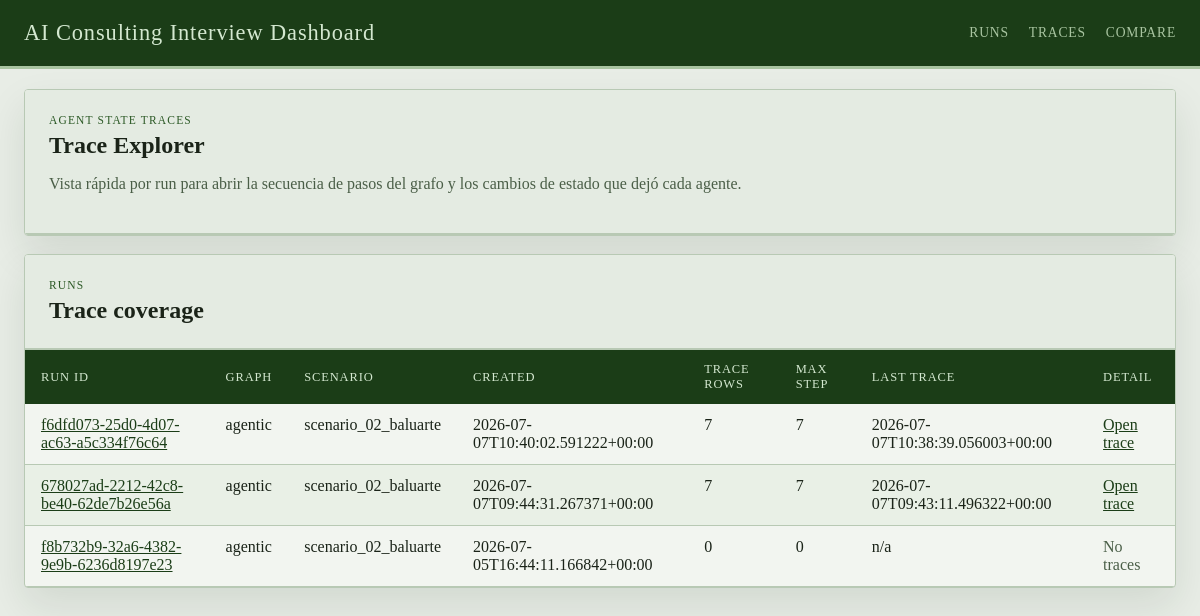
/traces, run on an earlier commit of the app's database.
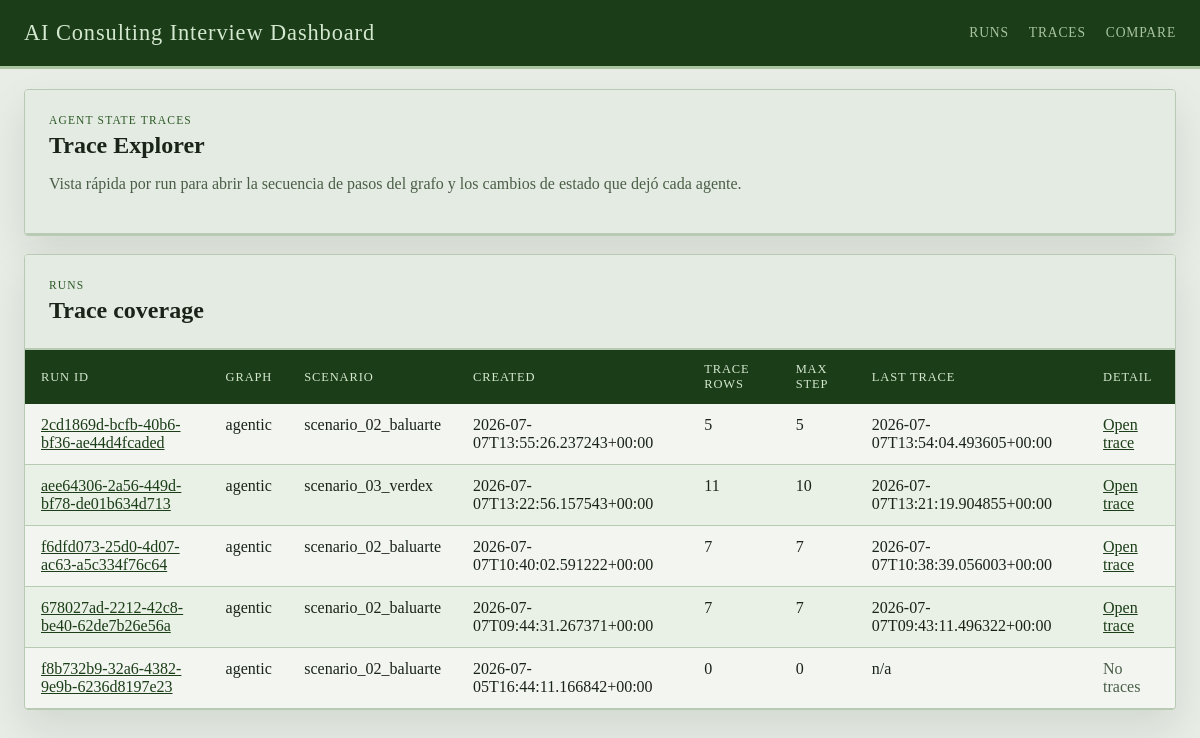
And on a later commit of the database.
### tables this page shows
CREATE TABLE runs (
                run_id TEXT PRIMARY KEY,
                graph_name TEXT NOT NULL,
                thread_id TEXT NOT NULL,
                scenario_ref TEXT,
                case_prompt TEXT,
                turn_index INTEGER,
                judge_round INTEGER,
                enough_evidence INTEGER NOT NULL,
                focus_areas_json TEXT NOT NULL,
                transcript_json TEXT NOT NULL,
                case_performance_json TEXT NOT NULL,
                quality_dialog_json TEXT NOT NULL,
                final_feedback TEXT,
                state_json TEXT NOT NULL,
                created_at TEXT NOT NULL
            );

### web/app.py (the view)
@app.get("/traces")
def trace_index():
    ensure_dashboard_db()
    trace_runs = list_trace_runs(limit=100)
    return render_template("trace_index.html", trace_runs=trace_runs)

### web/dashboard_store.py (called while the page is built)
def get_db_connection() -> sqlite3.Connection:
    connection = sqlite3.connect(RUNS_DB_PATH, timeout=30)
    connection.row_factory = sqlite3.Row
    return connection

def _table_exists(connection: sqlite3.Connection, table_name: str) -> bool:
    row = connection.execute(
        """
        SELECT name
        FROM sqlite_master
        WHERE type = 'table' AND name = ?
        """,
        (table_name,),
    ).fetchone()
    return row is not None

### web/templates/trace_index.html (shortened to what this page needs)
{% extends "base.html" %}
{% block content %}
<section class="panel">
  <div class="panel-heading">
    <div>
      <p class="eyebrow">Agent State Traces</p>
      <h1>Trace Explorer</h1>
      <p class="lede">Vista rápida por run para abrir la secuencia de pasos del grafo y los cambios de estado que dejó cada agente.</p>
    </div>
  </div>
</section>
<section class="panel">
  <div class="panel-heading">
    <div>
      <p class="eyebrow">Runs</p>
      <h2>Trace coverage</h2>
    </div>
  </div>
  <div class="table-wrap">
    <table>
      <thead>
        <tr>
          <th>Run ID</th>
          <th>Graph</th>
          <th>Scenario</th>
          <th>Created</th>
          <th>Trace Rows</th>
          <th>Max Step</th>
          <th>Last Trace</th>
          <th>Detail</th>
        </tr>
      </thead>
      <tbody>
        {% for run in trace_runs %}
        <tr>
          <td><a href="{{ url_for('get_run', run_id=run.run_id) }}">{{ run.run_id }}</a></td>
          <td>{{ run.graph_name }}</td>
          <td>{{ run.scenario_ref or 'n/a' }}</td>
          <td>{{ run.created_at }}</td>
          <td>{{ run.trace_count }}</td>
          <td>{{ run.max_step_index }}</td>
          <td>{{ run.last_trace_at or 'n/a' }}</td>
          <td>
            {% if run.has_traces %}
            <a href="{{ url_for('get_run_trace', run_id=run.run_id) }}">Open trace</a>
            {% else %}
            <span class="helper">No traces</span>
            {% endif %}
          </td>
        </tr>
        {% else %}
        <tr>
          <td colspan="8">No runs found or the <code>agent_state_traces</code> table does not exist yet.</td>
        </tr>
        {% endfor %}
      </tbody>
    </table>
  </div>
</section>
{% endblock %}

What changed in the data, as far as the page shows it:
added runs: run_id "2cd1869d-bcfb-40b6-bf36-ae44d4fcaded", graph_name "agentic", scenario_ref "scenario_02_baluarte", created_at "2026-07-07T13:55:26.237243+00:00", trace_count "5", max_step_index "5", last_trace_at "2026-07-07T13:54:04.493605+00:00"
added runs: run_id "aee64306-2a56-449d-bf78-de01b634d713", graph_name "agentic", scenario_ref "scenario_03_verdex", created_at "2026-07-07T13:22:56.157543+00:00", trace_count "11", max_step_index "10", last_trace_at "2026-07-07T13:21:19.904855+00:00"
